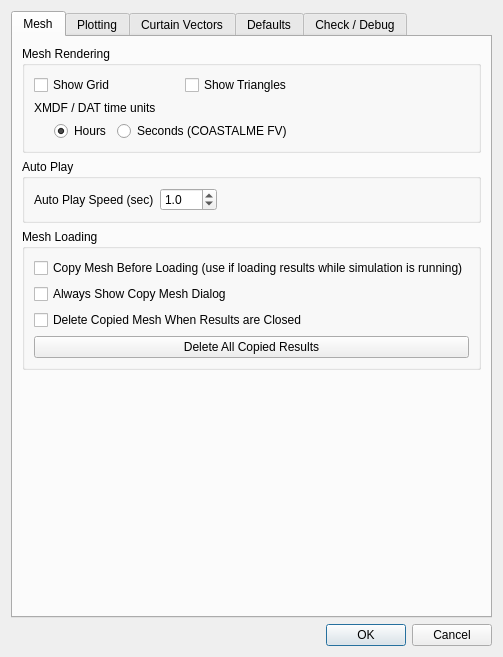
<?xml version="1.0" encoding="UTF-8"?>
<ui version="4.0">
 <class>TuViewOptions</class>
 <widget class="QDialog" name="TuViewOptions">
  <property name="geometry">
   <rect>
    <x>0</x>
    <y>0</y>
    <width>469</width>
    <height>616</height>
   </rect>
  </property>
  <property name="windowTitle">
   <string>Settings</string>
  </property>
  <layout class="QVBoxLayout" name="verticalLayout">
   <item>
    <widget class="QTabWidget" name="tabWidget">
     <property name="currentIndex">
      <number>0</number>
     </property>
     <widget class="QWidget" name="Mesh">
      <attribute name="title">
       <string>Mesh</string>
      </attribute>
      <layout class="QVBoxLayout" name="verticalLayout_5">
       <item>
        <widget class="QGroupBox" name="groupBox_5">
         <property name="title">
          <string>Mesh Rendering</string>
         </property>
         <layout class="QGridLayout" name="gridLayout">
          <item row="0" column="3">
           <spacer name="horizontalSpacer_4">
            <property name="orientation">
             <enum>Qt::Horizontal</enum>
            </property>
            <property name="sizeHint" stdset="0">
             <size>
              <width>40</width>
              <height>20</height>
             </size>
            </property>
           </spacer>
          </item>
          <item row="0" column="2">
           <widget class="QCheckBox" name="cbShowTriangles">
            <property name="text">
             <string>Show Triangles</string>
            </property>
           </widget>
          </item>
          <item row="0" column="0" colspan="2">
           <widget class="QCheckBox" name="cbShowGrid">
            <property name="text">
             <string>Show Grid</string>
            </property>
           </widget>
          </item>
          <item row="1" column="0" colspan="3">
           <widget class="QLabel" name="label_9">
            <property name="text">
             <string>XMDF / DAT time units</string>
            </property>
           </widget>
          </item>
          <item row="2" column="0" colspan="3">
           <layout class="QHBoxLayout" name="horizontalLayout">
            <item>
             <spacer name="horizontalSpacer_7">
              <property name="orientation">
               <enum>Qt::Horizontal</enum>
              </property>
              <property name="sizeHint" stdset="0">
               <size>
                <width>20</width>
                <height>20</height>
               </size>
              </property>
             </spacer>
            </item>
            <item>
             <widget class="QRadioButton" name="rbTimeUnitsHours">
              <property name="text">
               <string>Hours</string>
              </property>
              <property name="checked">
               <bool>true</bool>
              </property>
              <attribute name="buttonGroup">
               <string notr="true">buttonGroup</string>
              </attribute>
             </widget>
            </item>
            <item>
             <widget class="QRadioButton" name="rbTimeUnitsSeconds">
              <property name="text">
               <string>Seconds (COASTALME FV)</string>
              </property>
              <attribute name="buttonGroup">
               <string notr="true">buttonGroup</string>
              </attribute>
             </widget>
            </item>
           </layout>
          </item>
         </layout>
        </widget>
       </item>
       <item>
        <widget class="QGroupBox" name="groupBox_3">
         <property name="title">
          <string>Auto Play</string>
         </property>
         <layout class="QGridLayout" name="gridLayout_3">
          <item row="0" column="1">
           <widget class="QDoubleSpinBox" name="sbPlaySpeed">
            <property name="decimals">
             <number>1</number>
            </property>
            <property name="minimum">
             <double>0.100000000000000</double>
            </property>
            <property name="value">
             <double>1.000000000000000</double>
            </property>
           </widget>
          </item>
          <item row="0" column="0">
           <widget class="QLabel" name="label_3">
            <property name="text">
             <string>Auto Play Speed (sec)</string>
            </property>
            <property name="alignment">
             <set>Qt::AlignLeading|Qt::AlignLeft|Qt::AlignVCenter</set>
            </property>
           </widget>
          </item>
          <item row="0" column="2">
           <spacer name="horizontalSpacer">
            <property name="orientation">
             <enum>Qt::Horizontal</enum>
            </property>
            <property name="sizeHint" stdset="0">
             <size>
              <width>40</width>
              <height>20</height>
             </size>
            </property>
           </spacer>
          </item>
         </layout>
        </widget>
       </item>
       <item>
        <widget class="QGroupBox" name="groupBox_12">
         <property name="title">
          <string>Mesh Loading</string>
         </property>
         <layout class="QVBoxLayout" name="verticalLayout_13">
          <item>
           <widget class="QCheckBox" name="cb_copy_mesh">
            <property name="text">
             <string>Copy Mesh Before Loading (use if loading results while simulation is running)</string>
            </property>
           </widget>
          </item>
          <item>
           <widget class="QCheckBox" name="cb_show_mesh_copy_dlg">
            <property name="text">
             <string>Always Show Copy Mesh Dialog</string>
            </property>
           </widget>
          </item>
          <item>
           <widget class="QCheckBox" name="cb_del_copied_mesh">
            <property name="text">
             <string>Delete Copied Mesh When Results are Closed</string>
            </property>
           </widget>
          </item>
          <item>
           <widget class="QPushButton" name="btn_del_all_cache_res">
            <property name="text">
             <string>Delete All Copied Results</string>
            </property>
           </widget>
          </item>
         </layout>
        </widget>
       </item>
       <item>
        <spacer name="verticalSpacer_3">
         <property name="orientation">
          <enum>Qt::Vertical</enum>
         </property>
         <property name="sizeHint" stdset="0">
          <size>
           <width>20</width>
           <height>40</height>
          </size>
         </property>
        </spacer>
       </item>
      </layout>
     </widget>
     <widget class="QWidget" name="Plotting">
      <attribute name="title">
       <string>Plotting</string>
      </attribute>
      <layout class="QVBoxLayout" name="verticalLayout_6">
       <item>
        <widget class="QGroupBox" name="groupBox">
         <property name="title">
          <string>Plotting</string>
         </property>
         <layout class="QGridLayout" name="gridLayout_2">
          <item row="0" column="5">
           <spacer name="horizontalSpacer_3">
            <property name="orientation">
             <enum>Qt::Horizontal</enum>
            </property>
            <property name="sizeHint" stdset="0">
             <size>
              <width>40</width>
              <height>20</height>
             </size>
            </property>
           </spacer>
          </item>
          <item row="5" column="0" colspan="3">
           <widget class="QLabel" name="label_6">
            <property name="text">
             <string>Display Format*: </string>
            </property>
           </widget>
          </item>
          <item row="4" column="3">
           <widget class="QLabel" name="datePreview">
            <property name="text">
             <string/>
            </property>
           </widget>
          </item>
          <item row="9" column="0">
           <spacer name="verticalSpacer_7">
            <property name="orientation">
             <enum>Qt::Vertical</enum>
            </property>
            <property name="sizeType">
             <enum>QSizePolicy::MinimumExpanding</enum>
            </property>
            <property name="sizeHint" stdset="0">
             <size>
              <width>20</width>
              <height>15</height>
             </size>
            </property>
           </spacer>
          </item>
          <item row="0" column="4">
           <widget class="QRadioButton" name="rbLiveCursorTrackingOff">
            <property name="text">
             <string>Off</string>
            </property>
            <attribute name="buttonGroup">
             <string notr="true">LiveCursorTracking</string>
            </attribute>
           </widget>
          </item>
          <item row="6" column="3" colspan="4">
           <widget class="QDateTimeEdit" name="dteZeroDate">
            <property name="currentSection">
             <enum>QDateTimeEdit::DaySection</enum>
            </property>
            <property name="calendarPopup">
             <bool>true</bool>
            </property>
           </widget>
          </item>
          <item row="2" column="0" colspan="5">
           <widget class="QCheckBox" name="cbDates">
            <property name="text">
             <string>Display Time Series X-Axis as Dates:</string>
            </property>
           </widget>
          </item>
          <item row="4" column="2">
           <widget class="QLabel" name="label_7">
            <property name="text">
             <string>Preview: </string>
            </property>
           </widget>
          </item>
          <item row="3" column="0" colspan="6">
           <widget class="QLabel" name="tpLabel">
            <property name="text">
             <string>&lt;html&gt;&lt;head/&gt;&lt;body&gt;&lt;p&gt;For QGIS 3.16 or later, Zero Date controls reference time for COASTALME Viewer time slider only. To edit the reference time for results, edit the reference time in the layer properties.&lt;/p&gt;&lt;/body&gt;&lt;/html&gt;</string>
            </property>
            <property name="wordWrap">
             <bool>true</bool>
            </property>
           </widget>
          </item>
          <item row="7" column="4">
           <widget class="QSpinBox" name="sbXAxisLabelRotation">
            <property name="minimum">
             <number>-359</number>
            </property>
            <property name="maximum">
             <number>359</number>
            </property>
           </widget>
          </item>
          <item row="0" column="0" colspan="3">
           <widget class="QLabel" name="label">
            <property name="text">
             <string>Live Map Tracking:</string>
            </property>
            <property name="alignment">
             <set>Qt::AlignLeading|Qt::AlignLeft|Qt::AlignVCenter</set>
            </property>
           </widget>
          </item>
          <item row="5" column="3" colspan="4">
           <widget class="QLineEdit" name="leDateFormat">
            <property name="text">
             <string>DD/MM/YYYY hh:mm:ss</string>
            </property>
           </widget>
          </item>
          <item row="8" column="0" colspan="6">
           <widget class="QLabel" name="label_11">
            <property name="minimumSize">
             <size>
              <width>0</width>
              <height>0</height>
             </size>
            </property>
            <property name="text">
             <string>&lt;html&gt;&lt;head/&gt;&lt;body&gt;&lt;p&gt;*Capitals for date (DD/MM/YYYY) lower case for time (hh:mm:ss)&lt;/p&gt;&lt;p&gt;DD/MM/YYYY hh:mm:ss - 31/12/1988 12:00:00&lt;/p&gt;&lt;p&gt;MMM/YY - Dec/88&lt;/p&gt;&lt;p&gt;DD/MMMM hh:mm - 31/December 12:00&lt;/p&gt;&lt;/body&gt;&lt;/html&gt;</string>
            </property>
           </widget>
          </item>
          <item row="6" column="0" colspan="3">
           <widget class="QLabel" name="zeroDateLabel">
            <property name="text">
             <string>Zero Date:</string>
            </property>
           </widget>
          </item>
          <item row="0" column="3">
           <widget class="QRadioButton" name="rbLiveCursorTrackingOn">
            <property name="text">
             <string>On</string>
            </property>
            <property name="checked">
             <bool>true</bool>
            </property>
            <attribute name="buttonGroup">
             <string notr="true">LiveCursorTracking</string>
            </attribute>
           </widget>
          </item>
          <item row="7" column="5" colspan="2">
           <spacer name="horizontalSpacer_6">
            <property name="orientation">
             <enum>Qt::Horizontal</enum>
            </property>
            <property name="sizeType">
             <enum>QSizePolicy::Minimum</enum>
            </property>
            <property name="sizeHint" stdset="0">
             <size>
              <width>120</width>
              <height>20</height>
             </size>
            </property>
           </spacer>
          </item>
          <item row="7" column="0" colspan="4">
           <widget class="QLabel" name="label_8">
            <property name="text">
             <string>X-Axis Label Rotation (deg):</string>
            </property>
           </widget>
          </item>
          <item row="1" column="0">
           <spacer name="verticalSpacer">
            <property name="orientation">
             <enum>Qt::Vertical</enum>
            </property>
            <property name="sizeType">
             <enum>QSizePolicy::Fixed</enum>
            </property>
            <property name="sizeHint" stdset="0">
             <size>
              <width>20</width>
              <height>15</height>
             </size>
            </property>
           </spacer>
          </item>
          <item row="10" column="0" colspan="6">
           <widget class="QCheckBox" name="cbPlotInactiveAreas">
            <property name="text">
             <string>Plot Inactive Areas in 1D Cross-Section</string>
            </property>
            <property name="checked">
             <bool>true</bool>
            </property>
           </widget>
          </item>
         </layout>
        </widget>
       </item>
       <item>
        <widget class="QGroupBox" name="groupBox_4">
         <property name="title">
          <string>Map Plotting</string>
         </property>
         <layout class="QGridLayout" name="gridLayout_4">
          <item row="0" column="2">
           <spacer name="horizontalSpacer_2">
            <property name="orientation">
             <enum>Qt::Horizontal</enum>
            </property>
            <property name="sizeHint" stdset="0">
             <size>
              <width>40</width>
              <height>20</height>
             </size>
            </property>
           </spacer>
          </item>
          <item row="2" column="0" colspan="2">
           <widget class="QCheckBox" name="cbInterpolateVertProf">
            <property name="text">
             <string>Interpolate Vertical Profile</string>
            </property>
           </widget>
          </item>
          <item row="0" column="1">
           <widget class="QDoubleSpinBox" name="sbResolution">
            <property name="decimals">
             <number>1</number>
            </property>
            <property name="minimum">
             <double>0.100000000000000</double>
            </property>
            <property name="value">
             <double>1.000000000000000</double>
            </property>
           </widget>
          </item>
          <item row="1" column="1">
           <widget class="QSpinBox" name="sbLabelFieldIndex">
            <property name="minimum">
             <number>1</number>
            </property>
            <property name="maximum">
             <number>999</number>
            </property>
            <property name="value">
             <number>1</number>
            </property>
           </widget>
          </item>
          <item row="1" column="0">
           <widget class="QLabel" name="label_10">
            <property name="text">
             <string>Label Field Index</string>
            </property>
           </widget>
          </item>
          <item row="0" column="0">
           <widget class="QLabel" name="label_4">
            <property name="text">
             <string>Resolution (map units)</string>
            </property>
            <property name="alignment">
             <set>Qt::AlignLeading|Qt::AlignLeft|Qt::AlignVCenter</set>
            </property>
           </widget>
          </item>
         </layout>
        </widget>
       </item>
       <item>
        <widget class="QGroupBox" name="groupBox_2">
         <property name="title">
          <string>ARR2019</string>
         </property>
         <layout class="QGridLayout" name="gridLayout_5">
          <item row="0" column="0">
           <widget class="QLabel" name="label_2">
            <property name="text">
             <string>Mean Event Selection:</string>
            </property>
           </widget>
          </item>
          <item row="0" column="1">
           <widget class="QRadioButton" name="rbARRNextHigher">
            <property name="text">
             <string>Next higher</string>
            </property>
            <property name="checked">
             <bool>true</bool>
            </property>
            <attribute name="buttonGroup">
             <string notr="true">MeanSelection</string>
            </attribute>
           </widget>
          </item>
          <item row="0" column="2">
           <widget class="QRadioButton" name="rbARRClosest">
            <property name="text">
             <string>Closest</string>
            </property>
            <attribute name="buttonGroup">
             <string notr="true">MeanSelection</string>
            </attribute>
           </widget>
          </item>
          <item row="0" column="3">
           <spacer name="horizontalSpacer_5">
            <property name="orientation">
             <enum>Qt::Horizontal</enum>
            </property>
            <property name="sizeHint" stdset="0">
             <size>
              <width>40</width>
              <height>20</height>
             </size>
            </property>
           </spacer>
          </item>
         </layout>
        </widget>
       </item>
       <item>
        <spacer name="verticalSpacer_4">
         <property name="orientation">
          <enum>Qt::Vertical</enum>
         </property>
         <property name="sizeHint" stdset="0">
          <size>
           <width>20</width>
           <height>40</height>
          </size>
         </property>
        </spacer>
       </item>
      </layout>
     </widget>
     <widget class="QWidget" name="tab">
      <attribute name="title">
       <string>Curtain Vectors</string>
      </attribute>
      <layout class="QFormLayout" name="formLayout">
       <item row="0" column="0">
        <widget class="QLabel" name="label_39">
         <property name="text">
          <string>&lt;html&gt;&lt;head/&gt;&lt;body&gt;&lt;p&gt;&lt;span style=&quot; font-weight:600;&quot;&gt;Curtain Plot Vectors&lt;/span&gt;&lt;/p&gt;&lt;/body&gt;&lt;/html&gt;</string>
         </property>
        </widget>
       </item>
       <item row="0" column="1">
        <widget class="QLabel" name="label_40">
         <property name="text">
          <string>&lt;html&gt;&lt;head/&gt;&lt;body&gt;&lt;p&gt;&lt;a href=&quot;https://matplotlib.org/stable/api/_as_gen/matplotlib.pyplot.quiver.html&quot;&gt;&lt;span style=&quot; text-decoration: underline; color:#0000ff;&quot;&gt;Documentation&lt;/span&gt;&lt;/a&gt;&lt;/p&gt;&lt;/body&gt;&lt;/html&gt;</string>
         </property>
         <property name="openExternalLinks">
          <bool>true</bool>
         </property>
        </widget>
       </item>
       <item row="2" column="0">
        <widget class="QLabel" name="label_27">
         <property name="text">
          <string>Scale</string>
         </property>
        </widget>
       </item>
       <item row="2" column="1">
        <layout class="QHBoxLayout" name="horizontalLayout_8">
         <item>
          <widget class="QDoubleSpinBox" name="sbScale">
           <property name="decimals">
            <number>4</number>
           </property>
           <property name="minimum">
            <double>-1.000000000000000</double>
           </property>
           <property name="maximum">
            <double>1000.000000000000000</double>
           </property>
          </widget>
         </item>
         <item>
          <widget class="QLabel" name="label_35">
           <property name="text">
            <string>(use negative value to use default)</string>
           </property>
          </widget>
         </item>
        </layout>
       </item>
       <item row="3" column="0">
        <widget class="QLabel" name="label_28">
         <property name="text">
          <string>Scale Units</string>
         </property>
        </widget>
       </item>
       <item row="3" column="1">
        <widget class="QComboBox" name="cboScaleUnits">
         <item>
          <property name="text">
           <string>default</string>
          </property>
         </item>
         <item>
          <property name="text">
           <string>width</string>
          </property>
         </item>
         <item>
          <property name="text">
           <string>height</string>
          </property>
         </item>
         <item>
          <property name="text">
           <string>dots</string>
          </property>
         </item>
         <item>
          <property name="text">
           <string>x</string>
          </property>
         </item>
         <item>
          <property name="text">
           <string>y</string>
          </property>
         </item>
         <item>
          <property name="text">
           <string>xy</string>
          </property>
         </item>
        </widget>
       </item>
       <item row="4" column="0">
        <widget class="QLabel" name="label_29">
         <property name="text">
          <string>Units</string>
         </property>
        </widget>
       </item>
       <item row="4" column="1">
        <widget class="QComboBox" name="cboUnits">
         <item>
          <property name="text">
           <string>default</string>
          </property>
         </item>
         <item>
          <property name="text">
           <string>width</string>
          </property>
         </item>
         <item>
          <property name="text">
           <string>height</string>
          </property>
         </item>
         <item>
          <property name="text">
           <string>dots</string>
          </property>
         </item>
         <item>
          <property name="text">
           <string>inches</string>
          </property>
         </item>
         <item>
          <property name="text">
           <string>x</string>
          </property>
         </item>
         <item>
          <property name="text">
           <string>y</string>
          </property>
         </item>
         <item>
          <property name="text">
           <string>xy</string>
          </property>
         </item>
        </widget>
       </item>
       <item row="5" column="0">
        <widget class="QLabel" name="label_30">
         <property name="text">
          <string>Width</string>
         </property>
        </widget>
       </item>
       <item row="5" column="1">
        <layout class="QHBoxLayout" name="horizontalLayout_9">
         <item>
          <widget class="QDoubleSpinBox" name="sbWidth">
           <property name="decimals">
            <number>1</number>
           </property>
           <property name="minimum">
            <double>-1.000000000000000</double>
           </property>
          </widget>
         </item>
         <item>
          <widget class="QLabel" name="label_36">
           <property name="text">
            <string>(use negative value to use default)</string>
           </property>
          </widget>
         </item>
        </layout>
       </item>
       <item row="6" column="0">
        <widget class="QLabel" name="label_31">
         <property name="text">
          <string>Head Width</string>
         </property>
        </widget>
       </item>
       <item row="6" column="1">
        <layout class="QHBoxLayout" name="horizontalLayout_10">
         <item>
          <widget class="QDoubleSpinBox" name="sbHeadWidth">
           <property name="decimals">
            <number>1</number>
           </property>
           <property name="minimum">
            <double>-1.000000000000000</double>
           </property>
          </widget>
         </item>
         <item>
          <widget class="QLabel" name="label_37">
           <property name="text">
            <string>(use negative value to use default)</string>
           </property>
          </widget>
         </item>
        </layout>
       </item>
       <item row="7" column="0">
        <widget class="QLabel" name="label_32">
         <property name="text">
          <string>Head Length</string>
         </property>
        </widget>
       </item>
       <item row="7" column="1">
        <layout class="QHBoxLayout" name="horizontalLayout_11">
         <item>
          <widget class="QDoubleSpinBox" name="sbHeadLength">
           <property name="decimals">
            <number>1</number>
           </property>
           <property name="minimum">
            <double>-1.000000000000000</double>
           </property>
          </widget>
         </item>
         <item>
          <widget class="QLabel" name="label_38">
           <property name="text">
            <string>(use negative value to use default)</string>
           </property>
          </widget>
         </item>
        </layout>
       </item>
       <item row="8" column="0">
        <widget class="QLabel" name="label_33">
         <property name="text">
          <string>Horizontal Factor</string>
         </property>
        </widget>
       </item>
       <item row="8" column="1">
        <layout class="QHBoxLayout" name="horizontalLayout_12">
         <item>
          <widget class="QDoubleSpinBox" name="sbHorizontalFactor">
           <property name="decimals">
            <number>1</number>
           </property>
          </widget>
         </item>
         <item>
          <spacer name="horizontalSpacer_15">
           <property name="orientation">
            <enum>Qt::Horizontal</enum>
           </property>
           <property name="sizeHint" stdset="0">
            <size>
             <width>40</width>
             <height>20</height>
            </size>
           </property>
          </spacer>
         </item>
        </layout>
       </item>
       <item row="9" column="0">
        <widget class="QLabel" name="label_34">
         <property name="text">
          <string>Vertical Factor</string>
         </property>
        </widget>
       </item>
       <item row="9" column="1">
        <layout class="QHBoxLayout" name="horizontalLayout_13">
         <item>
          <widget class="QDoubleSpinBox" name="sbVertVelFactor">
           <property name="decimals">
            <number>1</number>
           </property>
          </widget>
         </item>
         <item>
          <spacer name="horizontalSpacer_16">
           <property name="orientation">
            <enum>Qt::Horizontal</enum>
           </property>
           <property name="sizeHint" stdset="0">
            <size>
             <width>40</width>
             <height>20</height>
            </size>
           </property>
          </spacer>
         </item>
        </layout>
       </item>
       <item row="1" column="1">
        <layout class="QHBoxLayout" name="horizontalLayout_14">
         <item>
          <widget class="QPushButton" name="pbVectorTVDefaults">
           <property name="text">
            <string>COASTALME Viewer Defaults</string>
           </property>
          </widget>
         </item>
         <item>
          <widget class="QPushButton" name="pbVectorMPLDefaults">
           <property name="text">
            <string>MPL Defaults</string>
           </property>
          </widget>
         </item>
        </layout>
       </item>
       <item row="1" column="0">
        <widget class="QLabel" name="label_41">
         <property name="text">
          <string>Defaults</string>
         </property>
        </widget>
       </item>
      </layout>
     </widget>
     <widget class="QWidget" name="Defaults">
      <attribute name="title">
       <string>Defaults</string>
      </attribute>
      <layout class="QVBoxLayout" name="verticalLayout_7">
       <item>
        <widget class="QGroupBox" name="groupBox_6">
         <property name="title">
          <string>Default Layout</string>
         </property>
         <layout class="QVBoxLayout" name="verticalLayout_2">
          <item>
           <layout class="QHBoxLayout" name="horizontalLayout_3">
            <item>
             <widget class="QRadioButton" name="rbDeafultLayoutPreviousState">
              <property name="text">
               <string>Remember Previous State</string>
              </property>
              <property name="checked">
               <bool>true</bool>
              </property>
              <attribute name="buttonGroup">
               <string notr="true">DefaultLayout</string>
              </attribute>
             </widget>
            </item>
            <item>
             <widget class="QRadioButton" name="rbDefaultLayoutPlotView">
              <property name="text">
               <string>Plot View</string>
              </property>
              <property name="checked">
               <bool>false</bool>
              </property>
              <attribute name="buttonGroup">
               <string notr="true">DefaultLayout</string>
              </attribute>
             </widget>
            </item>
            <item>
             <widget class="QRadioButton" name="rbDefaultLayoutNarrowView">
              <property name="text">
               <string>Narrow View</string>
              </property>
              <attribute name="buttonGroup">
               <string notr="true">DefaultLayout</string>
              </attribute>
             </widget>
            </item>
            <item>
             <spacer name="horizontalSpacer_8">
              <property name="orientation">
               <enum>Qt::Horizontal</enum>
              </property>
              <property name="sizeHint" stdset="0">
               <size>
                <width>40</width>
                <height>20</height>
               </size>
              </property>
             </spacer>
            </item>
           </layout>
          </item>
         </layout>
        </widget>
       </item>
       <item>
        <widget class="QGroupBox" name="groupBox_7">
         <property name="title">
          <string>Plot</string>
         </property>
         <layout class="QVBoxLayout" name="verticalLayout_8">
          <item>
           <layout class="QVBoxLayout" name="verticalLayout_3">
            <property name="spacing">
             <number>0</number>
            </property>
            <item>
             <widget class="QLabel" name="label_5">
              <property name="text">
               <string>Plot Background Colour:</string>
              </property>
             </widget>
            </item>
            <item>
             <spacer name="verticalSpacer_2">
              <property name="orientation">
               <enum>Qt::Vertical</enum>
              </property>
              <property name="sizeType">
               <enum>QSizePolicy::Fixed</enum>
              </property>
              <property name="sizeHint" stdset="0">
               <size>
                <width>20</width>
                <height>6</height>
               </size>
              </property>
             </spacer>
            </item>
            <item>
             <layout class="QHBoxLayout" name="horizontalLayout_2">
              <item>
               <spacer name="horizontalSpacer_9">
                <property name="orientation">
                 <enum>Qt::Horizontal</enum>
                </property>
                <property name="sizeType">
                 <enum>QSizePolicy::Fixed</enum>
                </property>
                <property name="sizeHint" stdset="0">
                 <size>
                  <width>20</width>
                  <height>20</height>
                 </size>
                </property>
               </spacer>
              </item>
              <item>
               <widget class="QRadioButton" name="cbPlotBackgroudGrey">
                <property name="text">
                 <string>Default (grey)</string>
                </property>
                <property name="checked">
                 <bool>true</bool>
                </property>
                <attribute name="buttonGroup">
                 <string notr="true">buttonGroup_2</string>
                </attribute>
               </widget>
              </item>
             </layout>
            </item>
            <item>
             <layout class="QHBoxLayout" name="horizontalLayout_5">
              <item>
               <spacer name="horizontalSpacer_10">
                <property name="orientation">
                 <enum>Qt::Horizontal</enum>
                </property>
                <property name="sizeType">
                 <enum>QSizePolicy::Fixed</enum>
                </property>
                <property name="sizeHint" stdset="0">
                 <size>
                  <width>20</width>
                  <height>20</height>
                 </size>
                </property>
               </spacer>
              </item>
              <item>
               <widget class="QRadioButton" name="cbPlotBackgroudWhite">
                <property name="text">
                 <string>White</string>
                </property>
                <attribute name="buttonGroup">
                 <string notr="true">buttonGroup_2</string>
                </attribute>
               </widget>
              </item>
             </layout>
            </item>
            <item>
             <layout class="QHBoxLayout" name="horizontalLayout_7">
              <item>
               <spacer name="horizontalSpacer_11">
                <property name="orientation">
                 <enum>Qt::Horizontal</enum>
                </property>
                <property name="sizeType">
                 <enum>QSizePolicy::Fixed</enum>
                </property>
                <property name="sizeHint" stdset="0">
                 <size>
                  <width>20</width>
                  <height>20</height>
                 </size>
                </property>
               </spacer>
              </item>
              <item>
               <widget class="QRadioButton" name="cbPlotBackgroudCustom">
                <property name="text">
                 <string>Custom</string>
                </property>
                <attribute name="buttonGroup">
                 <string notr="true">buttonGroup_2</string>
                </attribute>
               </widget>
              </item>
              <item>
               <widget class="QgsColorButton" name="colourButtonPlotBackground"/>
              </item>
              <item>
               <spacer name="horizontalSpacer_12">
                <property name="orientation">
                 <enum>Qt::Horizontal</enum>
                </property>
                <property name="sizeHint" stdset="0">
                 <size>
                  <width>40</width>
                  <height>20</height>
                 </size>
                </property>
               </spacer>
              </item>
             </layout>
            </item>
           </layout>
          </item>
          <item>
           <layout class="QHBoxLayout" name="horizontalLayout_4">
            <item>
             <widget class="QLabel" name="label_12">
              <property name="text">
               <string>Default Plot Font Size</string>
              </property>
             </widget>
            </item>
            <item>
             <widget class="QSpinBox" name="sbDefaultFontSize">
              <property name="minimum">
               <number>1</number>
              </property>
              <property name="maximum">
               <number>128</number>
              </property>
             </widget>
            </item>
            <item>
             <spacer name="horizontalSpacer_13">
              <property name="orientation">
               <enum>Qt::Horizontal</enum>
              </property>
              <property name="sizeHint" stdset="0">
               <size>
                <width>40</width>
                <height>20</height>
               </size>
              </property>
             </spacer>
            </item>
           </layout>
          </item>
         </layout>
        </widget>
       </item>
       <item>
        <widget class="QGroupBox" name="groupBox_10">
         <property name="title">
          <string>Icon Size</string>
         </property>
         <layout class="QVBoxLayout" name="verticalLayout_4">
          <item>
           <layout class="QHBoxLayout" name="horizontalLayout_6">
            <item>
             <widget class="QLabel" name="label_13">
              <property name="text">
               <string>Icon Size</string>
              </property>
             </widget>
            </item>
            <item>
             <widget class="QComboBox" name="cboIconSize">
              <item>
               <property name="text">
                <string>16</string>
               </property>
              </item>
              <item>
               <property name="text">
                <string>24</string>
               </property>
              </item>
              <item>
               <property name="text">
                <string>32</string>
               </property>
              </item>
              <item>
               <property name="text">
                <string>48</string>
               </property>
              </item>
              <item>
               <property name="text">
                <string>64</string>
               </property>
              </item>
             </widget>
            </item>
            <item>
             <spacer name="horizontalSpacer_14">
              <property name="orientation">
               <enum>Qt::Horizontal</enum>
              </property>
              <property name="sizeHint" stdset="0">
               <size>
                <width>40</width>
                <height>20</height>
               </size>
              </property>
             </spacer>
            </item>
           </layout>
          </item>
         </layout>
        </widget>
       </item>
       <item>
        <widget class="QGroupBox" name="groupBox_11">
         <property name="title">
          <string>TCF Load Method</string>
         </property>
         <layout class="QVBoxLayout" name="verticalLayout_12">
          <item>
           <widget class="QRadioButton" name="rbByScenSelection">
            <property name="text">
             <string>By Scenario Selction</string>
            </property>
            <attribute name="buttonGroup">
             <string notr="true">buttonGroup_3</string>
            </attribute>
           </widget>
          </item>
          <item>
           <widget class="QRadioButton" name="rbByResSelection">
            <property name="text">
             <string>By Result Selection</string>
            </property>
            <property name="checked">
             <bool>true</bool>
            </property>
            <attribute name="buttonGroup">
             <string notr="true">buttonGroup_3</string>
            </attribute>
           </widget>
          </item>
         </layout>
        </widget>
       </item>
       <item>
        <spacer name="verticalSpacer_5">
         <property name="orientation">
          <enum>Qt::Vertical</enum>
         </property>
         <property name="sizeHint" stdset="0">
          <size>
           <width>20</width>
           <height>40</height>
          </size>
         </property>
        </spacer>
       </item>
      </layout>
     </widget>
     <widget class="QWidget" name="check">
      <attribute name="title">
       <string>Check / Debug</string>
      </attribute>
      <layout class="QVBoxLayout" name="verticalLayout_9">
       <item>
        <widget class="QGroupBox" name="groupBox_8">
         <property name="title">
          <string>Plotting</string>
         </property>
         <layout class="QVBoxLayout" name="verticalLayout_10">
          <item>
           <widget class="QCheckBox" name="cbMeshIntCheck">
            <property name="text">
             <string>Mesh intercept locations (for map plotting line types e.g. cross section)</string>
            </property>
           </widget>
          </item>
         </layout>
        </widget>
       </item>
       <item>
        <widget class="QGroupBox" name="groupBox_9">
         <property name="title">
          <string>Particles</string>
         </property>
         <layout class="QVBoxLayout" name="verticalLayout_11">
          <item>
           <widget class="QCheckBox" name="cbParticleDebug">
            <property name="text">
             <string>Particles - Include X, Y, Z, Time info in attribute table</string>
            </property>
           </widget>
          </item>
         </layout>
        </widget>
       </item>
       <item>
        <spacer name="verticalSpacer_6">
         <property name="orientation">
          <enum>Qt::Vertical</enum>
         </property>
         <property name="sizeHint" stdset="0">
          <size>
           <width>20</width>
           <height>40</height>
          </size>
         </property>
        </spacer>
       </item>
      </layout>
     </widget>
    </widget>
   </item>
   <item>
    <widget class="QDialogButtonBox" name="buttonBox">
     <property name="orientation">
      <enum>Qt::Horizontal</enum>
     </property>
     <property name="standardButtons">
      <set>QDialogButtonBox::Cancel|QDialogButtonBox::Ok</set>
     </property>
    </widget>
   </item>
  </layout>
 </widget>
 <customwidgets>
  <customwidget>
   <class>QgsColorButton</class>
   <extends>QToolButton</extends>
   <header>qgscolorbutton.h</header>
  </customwidget>
 </customwidgets>
 <resources/>
 <connections>
  <connection>
   <sender>buttonBox</sender>
   <signal>accepted()</signal>
   <receiver>TuViewOptions</receiver>
   <slot>accept()</slot>
   <hints>
    <hint type="sourcelabel">
     <x>248</x>
     <y>254</y>
    </hint>
    <hint type="destinationlabel">
     <x>157</x>
     <y>274</y>
    </hint>
   </hints>
  </connection>
  <connection>
   <sender>buttonBox</sender>
   <signal>rejected()</signal>
   <receiver>TuViewOptions</receiver>
   <slot>reject()</slot>
   <hints>
    <hint type="sourcelabel">
     <x>316</x>
     <y>260</y>
    </hint>
    <hint type="destinationlabel">
     <x>286</x>
     <y>274</y>
    </hint>
   </hints>
  </connection>
 </connections>
 <buttongroups>
  <buttongroup name="MeanSelection"/>
  <buttongroup name="LiveCursorTracking"/>
  <buttongroup name="DefaultLayout"/>
  <buttongroup name="buttonGroup_3"/>
  <buttongroup name="buttonGroup_2"/>
  <buttongroup name="buttonGroup"/>
 </buttongroups>
</ui>
